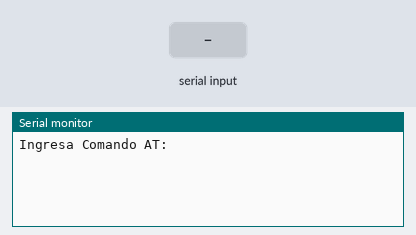
Bench run of a sketch on a simulated Arduino Uno, built with avr-gcc and run on an emulated ATmega328P. On the bench: the last lines printed to the serial monitor. Inputs (shaded band) come from the test bench.

Above: at 1.2 s.
1.3 s: "1" received over the second serial link
At 1.7 s:
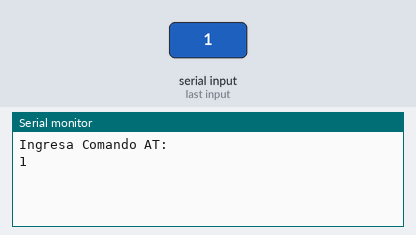
2.8 s: "0" received over the second serial link
At 4.0 s:
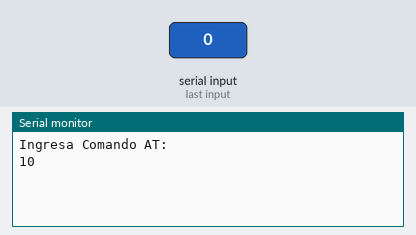

Measured:
- after the input at 1.3 s, the serial monitor: prints a new line at once (image 1)
- after the input at 2.8 s, the serial monitor: prints a new line at once (image 2)

The sketch:

config_bt.ino
```cpp
#include <SoftwareSerial.h>

SoftwareSerial bt_serial (2,3);

void setup () {

    bt_serial.begin(9600);
    Serial.begin(9600);
    Serial.println("Ingresa Comando AT:");

}

void loop() {

    while (bt_serial.available()) {

        Serial.write(bt_serial.read());

    }

    while (Serial.available()) {

        bt_serial.write(Serial.read());

    }

}
```
